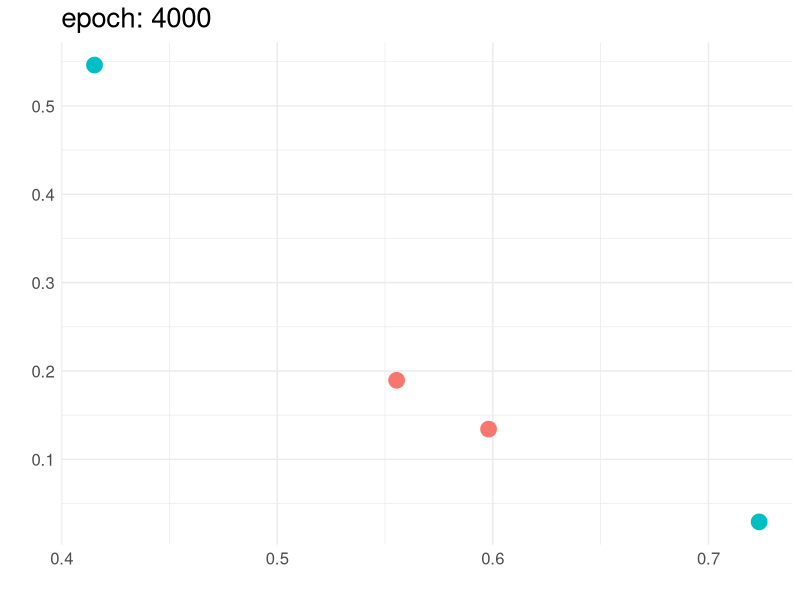

This chart was generated by the following R code:
library(tidyverse)
library(glue)
library(gganimate)

hidden_1000 <- read_csv("hidden_1000.csv")
hidden_1000 %>% 
  mutate(epoch = 1000,
         col = c(0, 1, 1, 0),
         x_axis = c("H1", "H1", "H1", "H1"),
         y_axis = c("H2", "H2", "H2", "H2")) %>% 
  select(epoch, col, everything()) -> hidden_1000
hidden_2000 <- read_csv("hidden_2000.csv")
hidden_2000 %>% 
  mutate(epoch = 2000,
         col = c(0, 1, 1, 0),
         x_axis = c("H1", "H1", "H1", "H1"),
         y_axis = c("H2", "H2", "H2", "H2")) %>% 
  select(epoch, col, everything()) -> hidden_2000
hidden_3000 <- read_csv("hidden_3000.csv")
hidden_3000 %>% 
  mutate(epoch = 3000,
         col = c(0, 1, 1, 0),
         x_axis = c("H1", "H1", "H1", "H1"),
         y_axis = c("H2", "H2", "H2", "H2")) %>% 
  select(epoch, col, everything()) -> hidden_3000
hidden_4000 <- read_csv("hidden_4000.csv")
hidden_4000 %>% 
  mutate(epoch = 4000,
         col = c(0, 1, 1, 0),
         x_axis = c("H1", "H1", "H1", "H1"),
         y_axis = c("H2", "H2", "H2", "H2")) %>% 
  select(epoch, col, everything()) -> hidden_4000

raw <- tribble(
  ~epoch, ~col, ~H1, ~H2, ~x_axis, ~y_axis,
  0, 0, 0, 0, "X1", "X2",
  0, 1, 1, 0, "X1", "X2",
  0, 1, 0, 1, "X1", "X2",
  0, 0, 1, 1, "X1", "X2"
)

df <- bind_rows(raw, hidden_1000, hidden_2000, hidden_3000, hidden_4000)

# example plot
hidden_4000 %>% 
  ggplot(aes(H1, H2, col = factor(col))) +
  geom_point(size = 5) +
  scale_fill_manual(values = c("red", "blue")) +
  theme_minimal() +
  theme(legend.position = "none",
        axis.title = element_text(size = 15),
        axis.text = element_text(size = 12),
        plot.title.position = "panel",
        plot.title = element_text(size = 20)) +
  labs(title = 'epoch: 4000',
       x = '',
       y = '')

# animated plot
df %>% 
  ggplot(aes(H1, H2, col = factor(col))) +
  geom_point(size = 5) +
  scale_fill_manual(values = c("red", "blue")) +
  theme_minimal() +
  theme(legend.position = "none",
        axis.title = element_text(size = 15),
        axis.text = element_text(size = 12),
        plot.title.position = "panel",
        plot.title = element_text(size = 20)) +
  transition_states(epoch, transition_length = 2, state_length = 1) +
  labs(title = 'epoch: {closest_state}',
       x = '',
       y = '') +
  enter_appear() +
  exit_disappear(early = TRUE) +
  ease_aes("sine-in-out") -> xor_anim

xor_anim <- animate(xor_anim)
anim_save("xor_anim.gif", xor_anim)
# this is nice, but I'm not sure it works... :S
# How to get the axis labels to change (from X1 and X2 fir the first plot to H1 and H2 for the subsequent ones?)
